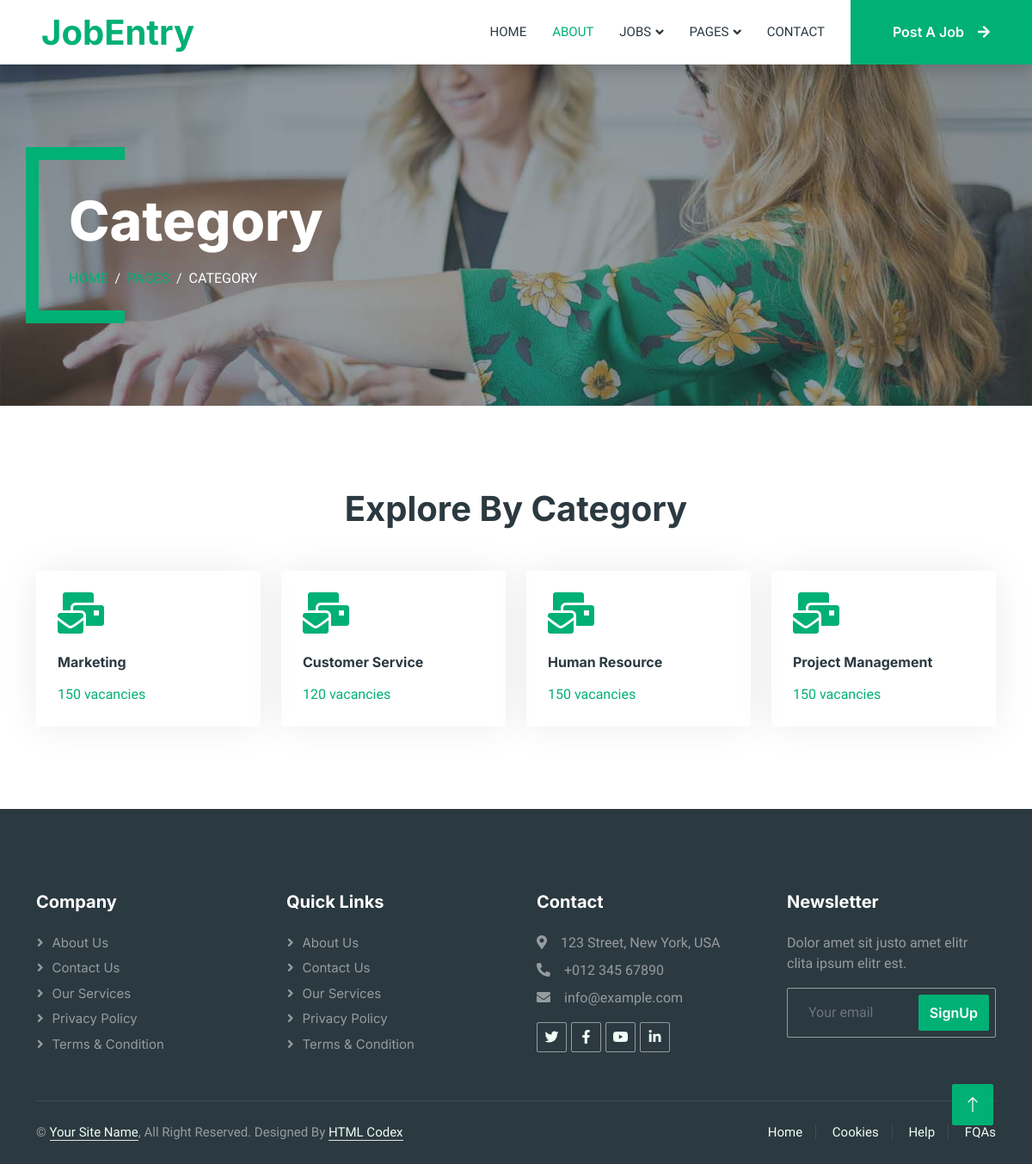
The page /category on the database its author committed.
### jobapp/models.py (models this page shows, shortened)
class Category(models.Model):
    title=models.CharField(max_length=150,verbose_name="Category Title")
    slug=models.SlugField(max_length=55,verbose_name="Category Slug")
    vacancy=models.PositiveIntegerField()
    is_active=models.BooleanField(verbose_name="Is Active?")
    is_featured=models.BooleanField(verbose_name="Is Featured?")

### jobapp/views.py (the view)
# urls.py: path('category',views.category,name='category'),
def category(request):
    category=Category.objects.filter(is_active=True)
    return render(request,'category.html',{'category':category})

### templates/category.html (shortened to what this page needs)
{% load static %}
<!DOCTYPE html>
<html lang="en">
<head>
    <link href="https://cdnjs.cloudflare.com/ajax/libs/font-awesome/5.10.0/css/all.min.css" rel="stylesheet">
    <link href="https://cdn.jsdelivr.net/npm/bootstrap-icons@1.4.1/font/bootstrap-icons.css" rel="stylesheet">
    <link href="{% static 'lib/animate/animate.min.css' %}" rel="stylesheet">
    <link href="{% static 'lib/owlcarousel/assets/owl.carousel.min.css' %}" rel="stylesheet">
    <link href="{% static 'css/bootstrap.min.css' %}" rel="stylesheet">
    <link href="{% static 'css/style.css' %}" rel="stylesheet">
</head>
<body>
    <div class="container-xxl bg-white p-0">
        <nav class="navbar navbar-expand-lg bg-white navbar-light shadow sticky-top p-0">
            <a href="index.html" class="navbar-brand d-flex align-items-center text-center py-0 px-4 px-lg-5">
                <h1 class="m-0 text-primary">JobEntry</h1>
            </a>
            <div class="collapse navbar-collapse" id="navbarCollapse">
                <div class="navbar-nav ms-auto p-4 p-lg-0">
                    <a href="{% url 'index' %}" class="nav-item nav-link">Home</a>
                    <a href="{% url 'about' %}" class="nav-item nav-link active">About</a>
                    <div class="nav-item dropdown">
                        <a href="#" class="nav-link dropdown-toggle" data-bs-toggle="dropdown">Jobs</a>
                    </div>
                    <div class="nav-item dropdown">
                        <a href="#" class="nav-link dropdown-toggle" data-bs-toggle="dropdown">Pages</a>
                    </div>
                    <a href="{% url 'contact' %}" class="nav-item nav-link">Contact</a>
                </div>
                <a href="" class="btn btn-primary rounded-0 py-4 px-lg-5 d-none d-lg-block">Post A Job<i class="fa fa-arrow-right ms-3"></i></a>
            </div>
        </nav>
        <div class="container-xxl py-5 bg-dark page-header mb-5">
            <div class="container my-5 pt-5 pb-4">
                <h1 class="display-3 text-white mb-3 animated slideInDown">Category</h1>
                <nav aria-label="breadcrumb">
                    <ol class="breadcrumb text-uppercase">
                        <li class="breadcrumb-item"><a href="#">Home</a></li>
                        <li class="breadcrumb-item"><a href="#">Pages</a></li>
                        <li class="breadcrumb-item text-white active" aria-current="page">Category</li>
                    </ol>
                </nav>
            </div>
        </div>
        <div class="container-xxl py-5">
            <div class="container">
                <h1 class="text-center mb-5 wow fadeInUp" data-wow-delay="0.1s">Explore By Category</h1>
                <div class="row g-4">
                    {% if category %}
                    {% for jobs in category %}
                    <div class="col-lg-3 col-sm-6 wow fadeInUp" data-wow-delay="0.1s">
                        <a class="cat-item rounded p-4" href="{% url 'joblist' %}">
                            <i class="fa fa-3x fa-mail-bulk text-primary mb-4"></i>
                            <h6 class="mb-3">{{jobs.title}}</h6>
                            <p class="mb-0">{{jobs.vacancy}} vacancies</p>
                        </a>
                    </div>
                    {% endfor %}
                    {% endif %}
                </div>
            </div>
        </div>
        <div class="container-fluid bg-dark text-white-50 footer pt-5 mt-5 wow fadeIn" data-wow-delay="0.1s">
            <div class="container py-5">
                <div class="row g-5">
                    <div class="col-lg-3 col-md-6">
                        <h5 class="text-white mb-4">Company</h5>
                        <a class="btn btn-link text-white-50" href="">About Us</a>
                        <a class="btn btn-link text-white-50" href="">Contact Us</a>
                        <a class="btn btn-link text-white-50" href="">Our Services</a>
                        <a class="btn btn-link text-white-50" href="">Privacy Policy</a>
                        <a class="btn btn-link text-white-50" href="">Terms & Condition</a>
                    </div>
                    <div class="col-lg-3 col-md-6">
                        <h5 class="text-white mb-4">Quick Links</h5>
                        <a class="btn btn-link text-white-50" href="">About Us</a>
                        <a class="btn btn-link text-white-50" href="">Contact Us</a>
                        <a class="btn btn-link text-white-50" href="">Our Services</a>
                        <a class="btn btn-link text-white-50" href="">Privacy Policy</a>
                        <a class="btn btn-link text-white-50" href="">Terms & Condition</a>
                    </div>
                    <div class="col-lg-3 col-md-6">
                        <h5 class="text-white mb-4">Contact</h5>
                        <p class="mb-2"><i class="fa fa-map-marker-alt me-3"></i>123 Street, New York, USA</p>
                        <p class="mb-2"><i class="fa fa-phone-alt me-3"></i>+012 345 67890</p>
                        <p class="mb-2"><i class="fa fa-envelope me-3"></i>info@example.com</p>
                        <div class="d-flex pt-2">
                            <a class="btn btn-outline-light btn-social" href=""><i class="fab fa-twitter"></i></a>
                            <a class="btn btn-outline-light btn-social" href=""><i class="fab fa-facebook-f"></i></a>
                            <a class="btn btn-outline-light btn-social" href=""><i class="fab fa-youtube"></i></a>
                            <a class="btn btn-outline-light btn-social" href=""><i class="fab fa-linkedin-in"></i></a>
                        </div>
                    </div>
                    <div class="col-lg-3 col-md-6">
                        <h5 class="text-white mb-4">Newsletter</h5>
                        <p>Dolor amet sit justo amet elitr clita ipsum elitr est.</p>
                        <div class="position-relative mx-auto" style="max-width: 400px;">
                            <input class="form-control bg-transparent w-100 py-3 ps-4 pe-5" type="text" placeholder="Your email">
                            <button type="button" class="btn btn-primary py-2 position-absolute top-0 end-0 mt-2 me-2">SignUp</button>
                        </div>
                    </div>
                </div>
            </div>
            <div class="container">
                <div class="copyright">
                    <div class="row">
                        <div class="col-md-6 text-center text-md-start mb-3 mb-md-0">
                            &copy; <a class="border-bottom" href="#">Your Site Name</a>, All Right Reserved.
							Designed By <a class="border-bottom" href="">HTML Codex</a>
                        </div>
                        <div class="col-md-6 text-center text-md-end">
                            <div class="footer-menu">
                                <a href="">Home</a>
                                <a href="">Cookies</a>
                                <a href="">Help</a>
                                <a href="">FQAs</a>
                            </div>
                        </div>
                    </div>
                </div>
            </div>
        </div>
        <a href="#" class="btn btn-lg btn-primary btn-lg-square back-to-top"><i class="bi bi-arrow-up"></i></a>
    </div>
</body>
</html>

### static/css/style.css (style rules this page uses)
:root { --primary: #00B074; --secondary: #2B9BFF; --light: #EFFDF5; --dark: #2B3940; }
.back-to-top { position: fixed; display: none; right: 45px; bottom: 45px; z-index: 99; }
.btn { font-family: 'Inter', sans-serif; font-weight: 600; transition: .5s; }
.btn.btn-primary, .btn.btn-secondary { color: #FFFFFF; }
.btn-lg-square { width: 48px; height: 48px; }
.btn-square, .btn-sm-square, .btn-lg-square { padding: 0; display: flex; align-items: center; justify-content: center; font-weight: normal; border-radius: 2px; }
.navbar .dropdown-toggle::after { border: none; content: "\f107"; font-family: "Font Awesome 5 Free"; font-weight: 900; vertical-align: middle; margin-left: 5px; transition: .5s; }
.navbar-dark .navbar-nav .nav-link, .navbar-light .navbar-nav .nav-link { margin-right: 30px; padding: 25px 0; color: #FFFFFF; font-size: 15px; text-transform: uppercase; outline: none; }
.navbar-dark .navbar-nav .nav-link:hover, .navbar-dark .navbar-nav .nav-link.active, .navbar-light .navbar-nav .nav-link:hover, .navbar-light .navbar-nav .nav-link.active { color: var(--primary); }
.navbar-light .navbar-brand, .navbar-light a.btn { height: 75px; }
.navbar-light .navbar-nav .nav-link { color: var(--dark); font-weight: 500; }
.navbar-light.sticky-top { top: -100px; transition: .5s; }
.header-carousel .container, .page-header .container { position: relative; padding: 45px 0 45px 35px; border-left: 15px solid var(--primary); }
.header-carousel .container::before, .header-carousel .container::after, .page-header .container::before, .page-header .container::after { position: absolute; content: ""; top: 0; left: 0; width: 100px; height: 15px; background: var(--primary); }
.header-carousel .container::after, .page-header .container::after { top: 100%; margin-top: -15px; }
.page-header { background: linear-gradient(rgba(43, 57, 64, .5), rgba(43, 57, 64, .5)), url(../img/carousel-1.jpg) center center no-repeat; background-size: cover; }
.breadcrumb-item + .breadcrumb-item::before { color: var(--light); }
.cat-item { display: block; box-shadow: 0 0 45px rgba(0, 0, 0, .08); border: 1px solid transparent; transition: .5s; }
.footer .btn.btn-social { margin-right: 5px; width: 35px; height: 35px; display: flex; align-items: center; justify-content: center; color: var(--light); border: 1px solid rgba(255,255,255,0.5); border-radius: 2px; transition: .3s; }
.footer .btn.btn-link { display: block; margin-bottom: 5px; padding: 0; text-align: left; font-size: 15px; font-weight: normal; text-transform: capitalize; transition: .3s; }
.footer .btn.btn-link::before { position: relative; content: "\f105"; font-family: "Font Awesome 5 Free"; font-weight: 900; margin-right: 10px; }
.footer .form-control { border-color: rgba(255,255,255,0.5); }
.footer .copyright { padding: 25px 0; font-size: 15px; border-top: 1px solid rgba(256, 256, 256, .1); }
.footer .copyright a { color: var(--light); }
.footer .footer-menu a { margin-right: 15px; padding-right: 15px; border-right: 1px solid rgba(255, 255, 255, .1); }
.footer .footer-menu a:last-child { margin-right: 0; padding-right: 0; border-right: none; }

### rows shown on the page
Category: title "Marketing", vacancy "150"
Category: title "Customer Service", vacancy "120"
Category: title "Human Resource", vacancy "150"
Category: title "Project Management", vacancy "150"
